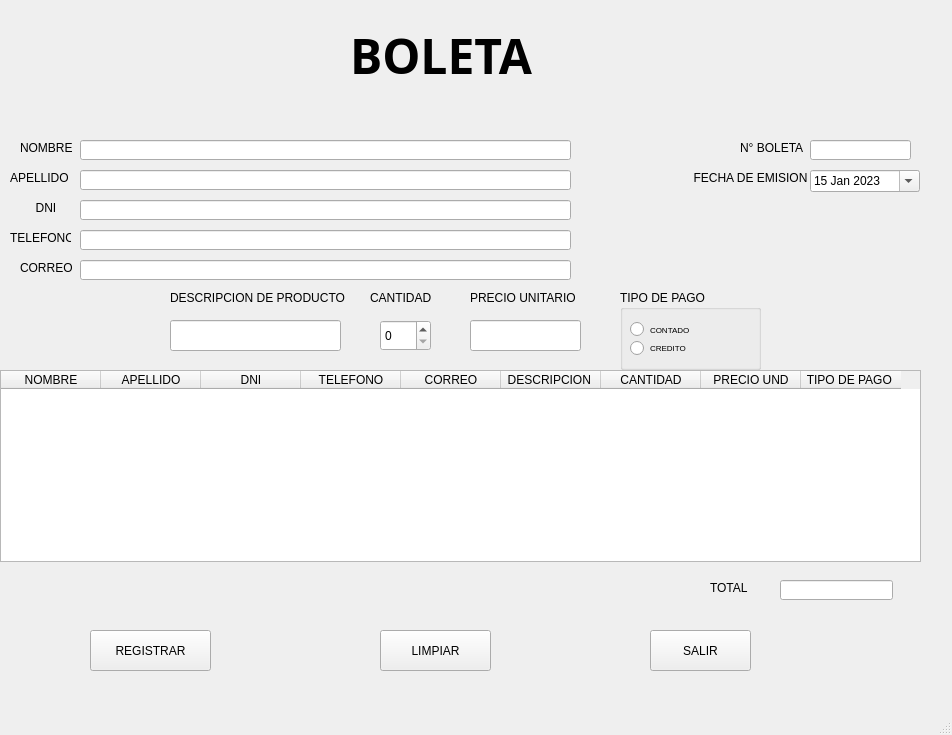
<?xml version="1.0" encoding="UTF-8"?>
<ui version="4.0">
 <class>MainWindow</class>
 <widget class="QMainWindow" name="MainWindow">
  <property name="geometry">
   <rect>
    <x>0</x>
    <y>0</y>
    <width>952</width>
    <height>735</height>
   </rect>
  </property>
  <property name="windowTitle">
   <string>MainWindow</string>
  </property>
  <widget class="QWidget" name="centralwidget">
   <widget class="QLabel" name="label">
    <property name="geometry">
     <rect>
      <x>20</x>
      <y>140</y>
      <width>52</width>
      <height>15</height>
     </rect>
    </property>
    <property name="text">
     <string>NOMBRE</string>
    </property>
    <property name="alignment">
     <set>Qt::AlignLeading|Qt::AlignLeft|Qt::AlignVCenter</set>
    </property>
   </widget>
   <widget class="QLabel" name="label_2">
    <property name="geometry">
     <rect>
      <x>20</x>
      <y>200</y>
      <width>52</width>
      <height>15</height>
     </rect>
    </property>
    <property name="text">
     <string>DNI</string>
    </property>
    <property name="alignment">
     <set>Qt::AlignCenter</set>
    </property>
   </widget>
   <widget class="QLabel" name="label_3">
    <property name="geometry">
     <rect>
      <x>10</x>
      <y>170</y>
      <width>61</width>
      <height>16</height>
     </rect>
    </property>
    <property name="text">
     <string>APELLIDO</string>
    </property>
   </widget>
   <widget class="QLabel" name="label_4">
    <property name="geometry">
     <rect>
      <x>690</x>
      <y>170</y>
      <width>121</width>
      <height>16</height>
     </rect>
    </property>
    <property name="text">
     <string>FECHA DE EMISION</string>
    </property>
    <property name="alignment">
     <set>Qt::AlignCenter</set>
    </property>
   </widget>
   <widget class="QLabel" name="label_5">
    <property name="geometry">
     <rect>
      <x>10</x>
      <y>230</y>
      <width>61</width>
      <height>16</height>
     </rect>
    </property>
    <property name="text">
     <string>TELEFONO</string>
    </property>
   </widget>
   <widget class="QLabel" name="label_6">
    <property name="geometry">
     <rect>
      <x>20</x>
      <y>260</y>
      <width>52</width>
      <height>15</height>
     </rect>
    </property>
    <property name="text">
     <string>CORREO</string>
    </property>
   </widget>
   <widget class="QLabel" name="label_7">
    <property name="geometry">
     <rect>
      <x>740</x>
      <y>140</y>
      <width>101</width>
      <height>16</height>
     </rect>
    </property>
    <property name="text">
     <string>N° BOLETA</string>
    </property>
   </widget>
   <widget class="QLabel" name="label_8">
    <property name="geometry">
     <rect>
      <x>170</x>
      <y>290</y>
      <width>181</width>
      <height>16</height>
     </rect>
    </property>
    <property name="text">
     <string>DESCRIPCION DE PRODUCTO</string>
    </property>
   </widget>
   <widget class="QLabel" name="label_9">
    <property name="geometry">
     <rect>
      <x>370</x>
      <y>290</y>
      <width>81</width>
      <height>16</height>
     </rect>
    </property>
    <property name="text">
     <string>CANTIDAD</string>
    </property>
   </widget>
   <widget class="QLabel" name="label_10">
    <property name="geometry">
     <rect>
      <x>470</x>
      <y>290</y>
      <width>121</width>
      <height>16</height>
     </rect>
    </property>
    <property name="text">
     <string>PRECIO UNITARIO</string>
    </property>
   </widget>
   <widget class="QLabel" name="label_11">
    <property name="geometry">
     <rect>
      <x>710</x>
      <y>580</y>
      <width>52</width>
      <height>15</height>
     </rect>
    </property>
    <property name="text">
     <string>TOTAL</string>
    </property>
   </widget>
   <widget class="QLineEdit" name="lineEdit">
    <property name="geometry">
     <rect>
      <x>810</x>
      <y>140</y>
      <width>101</width>
      <height>20</height>
     </rect>
    </property>
   </widget>
   <widget class="QDateEdit" name="dateEdit">
    <property name="geometry">
     <rect>
      <x>810</x>
      <y>170</y>
      <width>110</width>
      <height>22</height>
     </rect>
    </property>
    <property name="dateTime">
     <datetime>
      <hour>0</hour>
      <minute>0</minute>
      <second>0</second>
      <year>2023</year>
      <month>1</month>
      <day>15</day>
     </datetime>
    </property>
    <property name="calendarPopup">
     <bool>true</bool>
    </property>
   </widget>
   <widget class="QTableWidget" name="tableWidget">
    <property name="geometry">
     <rect>
      <x>0</x>
      <y>370</y>
      <width>921</width>
      <height>192</height>
     </rect>
    </property>
    <column>
     <property name="text">
      <string>NOMBRE</string>
     </property>
    </column>
    <column>
     <property name="text">
      <string>APELLIDO</string>
     </property>
    </column>
    <column>
     <property name="text">
      <string>DNI</string>
     </property>
    </column>
    <column>
     <property name="text">
      <string>TELEFONO</string>
     </property>
    </column>
    <column>
     <property name="text">
      <string>CORREO</string>
     </property>
    </column>
    <column>
     <property name="text">
      <string>DESCRIPCION </string>
     </property>
    </column>
    <column>
     <property name="text">
      <string>CANTIDAD</string>
     </property>
    </column>
    <column>
     <property name="text">
      <string>PRECIO UND</string>
     </property>
    </column>
    <column>
     <property name="text">
      <string>TIPO DE PAGO </string>
     </property>
    </column>
   </widget>
   <widget class="QLineEdit" name="lineEdit_2">
    <property name="geometry">
     <rect>
      <x>170</x>
      <y>320</y>
      <width>171</width>
      <height>31</height>
     </rect>
    </property>
   </widget>
   <widget class="QSpinBox" name="spinBox">
    <property name="geometry">
     <rect>
      <x>380</x>
      <y>320</y>
      <width>51</width>
      <height>31</height>
     </rect>
    </property>
   </widget>
   <widget class="QLineEdit" name="lineEdit_3">
    <property name="geometry">
     <rect>
      <x>470</x>
      <y>320</y>
      <width>111</width>
      <height>31</height>
     </rect>
    </property>
   </widget>
   <widget class="QGroupBox" name="groupBox">
    <property name="geometry">
     <rect>
      <x>620</x>
      <y>290</y>
      <width>141</width>
      <height>80</height>
     </rect>
    </property>
    <property name="title">
     <string>TIPO DE PAGO</string>
    </property>
    <widget class="QRadioButton" name="radioButton">
     <property name="geometry">
      <rect>
       <x>10</x>
       <y>30</y>
       <width>88</width>
       <height>19</height>
      </rect>
     </property>
     <property name="font">
      <font>
       <pointsize>6</pointsize>
      </font>
     </property>
     <property name="text">
      <string>CONTADO</string>
     </property>
    </widget>
    <widget class="QRadioButton" name="radioButton_2">
     <property name="geometry">
      <rect>
       <x>10</x>
       <y>50</y>
       <width>88</width>
       <height>16</height>
      </rect>
     </property>
     <property name="font">
      <font>
       <pointsize>6</pointsize>
      </font>
     </property>
     <property name="text">
      <string>CREDITO</string>
     </property>
    </widget>
   </widget>
   <widget class="QLineEdit" name="lineEdit_4">
    <property name="geometry">
     <rect>
      <x>80</x>
      <y>140</y>
      <width>491</width>
      <height>20</height>
     </rect>
    </property>
   </widget>
   <widget class="QLineEdit" name="lineEdit_5">
    <property name="geometry">
     <rect>
      <x>80</x>
      <y>170</y>
      <width>491</width>
      <height>20</height>
     </rect>
    </property>
   </widget>
   <widget class="QLineEdit" name="lineEdit_6">
    <property name="geometry">
     <rect>
      <x>80</x>
      <y>200</y>
      <width>491</width>
      <height>20</height>
     </rect>
    </property>
   </widget>
   <widget class="QLineEdit" name="lineEdit_7">
    <property name="geometry">
     <rect>
      <x>80</x>
      <y>230</y>
      <width>491</width>
      <height>20</height>
     </rect>
    </property>
   </widget>
   <widget class="QLineEdit" name="lineEdit_8">
    <property name="geometry">
     <rect>
      <x>80</x>
      <y>260</y>
      <width>491</width>
      <height>20</height>
     </rect>
    </property>
   </widget>
   <widget class="QLabel" name="label_12">
    <property name="geometry">
     <rect>
      <x>350</x>
      <y>30</y>
      <width>191</width>
      <height>51</height>
     </rect>
    </property>
    <property name="font">
     <font>
      <family>Agency FB</family>
      <pointsize>36</pointsize>
      <weight>75</weight>
      <bold>true</bold>
     </font>
    </property>
    <property name="text">
     <string>BOLETA</string>
    </property>
   </widget>
   <widget class="QLabel" name="label_13">
    <property name="geometry">
     <rect>
      <x>710</x>
      <y>10</y>
      <width>211</width>
      <height>91</height>
     </rect>
    </property>
    <property name="text">
     <string/>
    </property>
    <property name="pixmap">
     <pixmap>../../Downloads/Proyecto2/Proyecto2/Img/Login.png</pixmap>
    </property>
    <property name="scaledContents">
     <bool>true</bool>
    </property>
   </widget>
   <widget class="QLineEdit" name="lineEdit_9">
    <property name="geometry">
     <rect>
      <x>780</x>
      <y>580</y>
      <width>113</width>
      <height>20</height>
     </rect>
    </property>
   </widget>
   <widget class="QPushButton" name="pushButton_3">
    <property name="geometry">
     <rect>
      <x>90</x>
      <y>630</y>
      <width>121</width>
      <height>41</height>
     </rect>
    </property>
    <property name="text">
     <string>REGISTRAR</string>
    </property>
   </widget>
   <widget class="QPushButton" name="pushButton_4">
    <property name="geometry">
     <rect>
      <x>380</x>
      <y>630</y>
      <width>111</width>
      <height>41</height>
     </rect>
    </property>
    <property name="text">
     <string>LIMPIAR</string>
    </property>
   </widget>
   <widget class="QPushButton" name="pushButton">
    <property name="geometry">
     <rect>
      <x>650</x>
      <y>630</y>
      <width>101</width>
      <height>41</height>
     </rect>
    </property>
    <property name="text">
     <string>SALIR</string>
    </property>
   </widget>
  </widget>
  <widget class="QMenuBar" name="menubar">
   <property name="geometry">
    <rect>
     <x>0</x>
     <y>0</y>
     <width>952</width>
     <height>25</height>
    </rect>
   </property>
  </widget>
  <widget class="QStatusBar" name="statusbar"/>
 </widget>
 <resources/>
 <connections/>
</ui>
